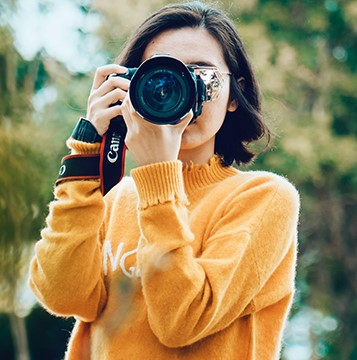
#> input picture input_image.jpg, 357 x 360 px
$ python task3_image_rotation.py
#> lines starting #> are read from the running program, lines starting #| are printed output that depends on the picture
import cv2
import numpy as np
import matplotlib.pyplot as plt

def rotate_image(image, angle):
    """Rotate image by specified angle in degrees."""
    h, w = image.shape[:2]
    center = (w // 2, h // 2)
    rotation_matrix = cv2.getRotationMatrix2D(center, angle, 1.0)
    rotated_image = cv2.warpAffine(image, rotation_matrix, (w, h))
    return rotated_image

# Load image in grayscale
image = cv2.imread('input_image.jpg', cv2.IMREAD_GRAYSCALE)
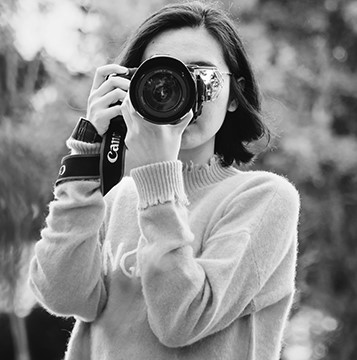
#> image: shape (360, 357); min 0, max 255, mean 137.5
if image is None:
    raise FileNotFoundError("Image not found.")

# Rotate by 45° and 90°
result_45 = rotate_image(image, 45)
#> in rotate_image, `rotated_image = cv2.warpAffine(image, rotation_matrix, (w, h))`:
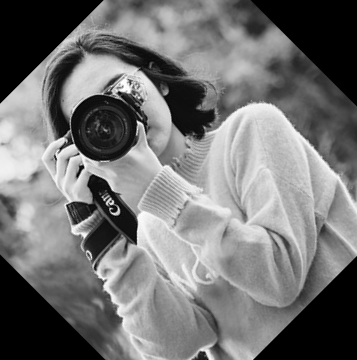
#> rotated_image: shape (360, 357); min 0, max 255, mean 116.3
result_90 = rotate_image(image, 90)
#> call 2 of rotate_image, with angle = 90
#> in rotate_image (call 2), `rotated_image = cv2.warpAffine(image, rotation_matrix, (w, h))`:
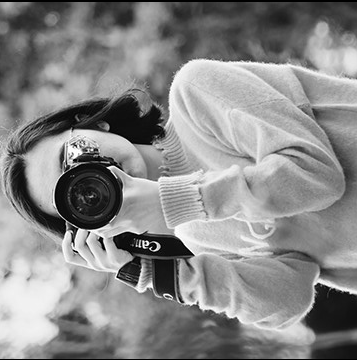
#> rotated_image: shape (360, 357); min 0, max 255, mean 136.2

# Display results
plt.figure(figsize=(15, 5))
plt.subplot(1, 3, 1), plt.imshow(image, cmap='gray'), plt.title('Original')
plt.subplot(1, 3, 2), plt.imshow(result_45, cmap='gray'), plt.title('Rotated 45°')
plt.subplot(1, 3, 3), plt.imshow(result_90, cmap='gray'), plt.title('Rotated 90°')
plt.show()
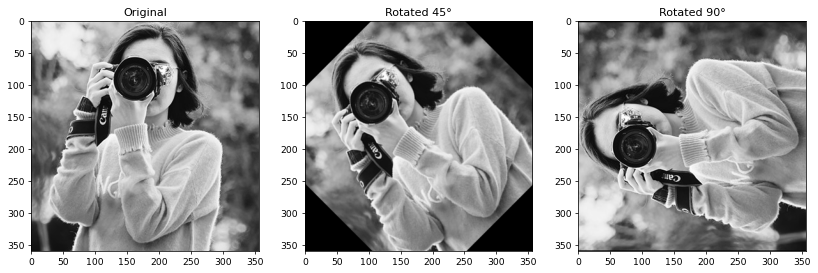
#> figure drawn by matplotlib, 3 panels

# Save results
cv2.imwrite('rotated_45.png', result_45)
cv2.imwrite('rotated_90.png', result_90)
